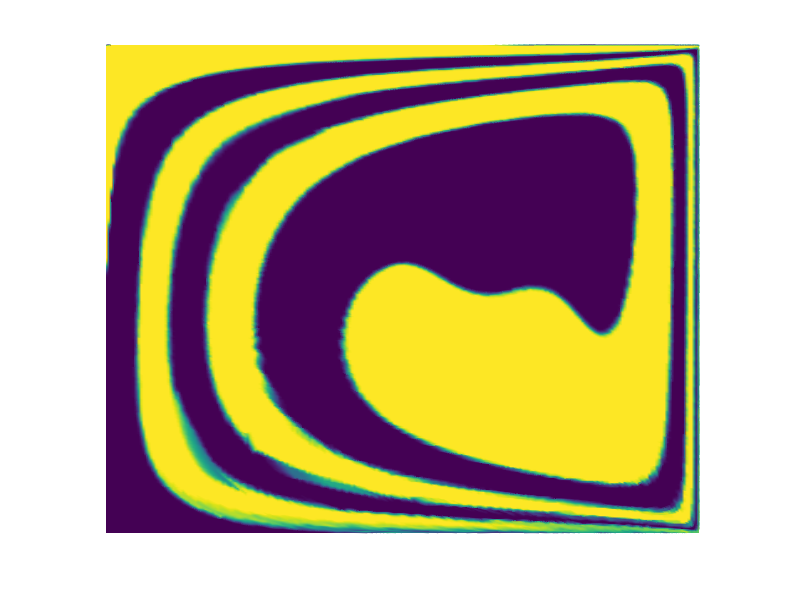

The MATLAB source for this figure:
clear all

load concentration.dat
q=concentration;

w=reshape(q,400,240);
surfc(w);
view(2);

shading interp

axis off

imrotate(w,90);

